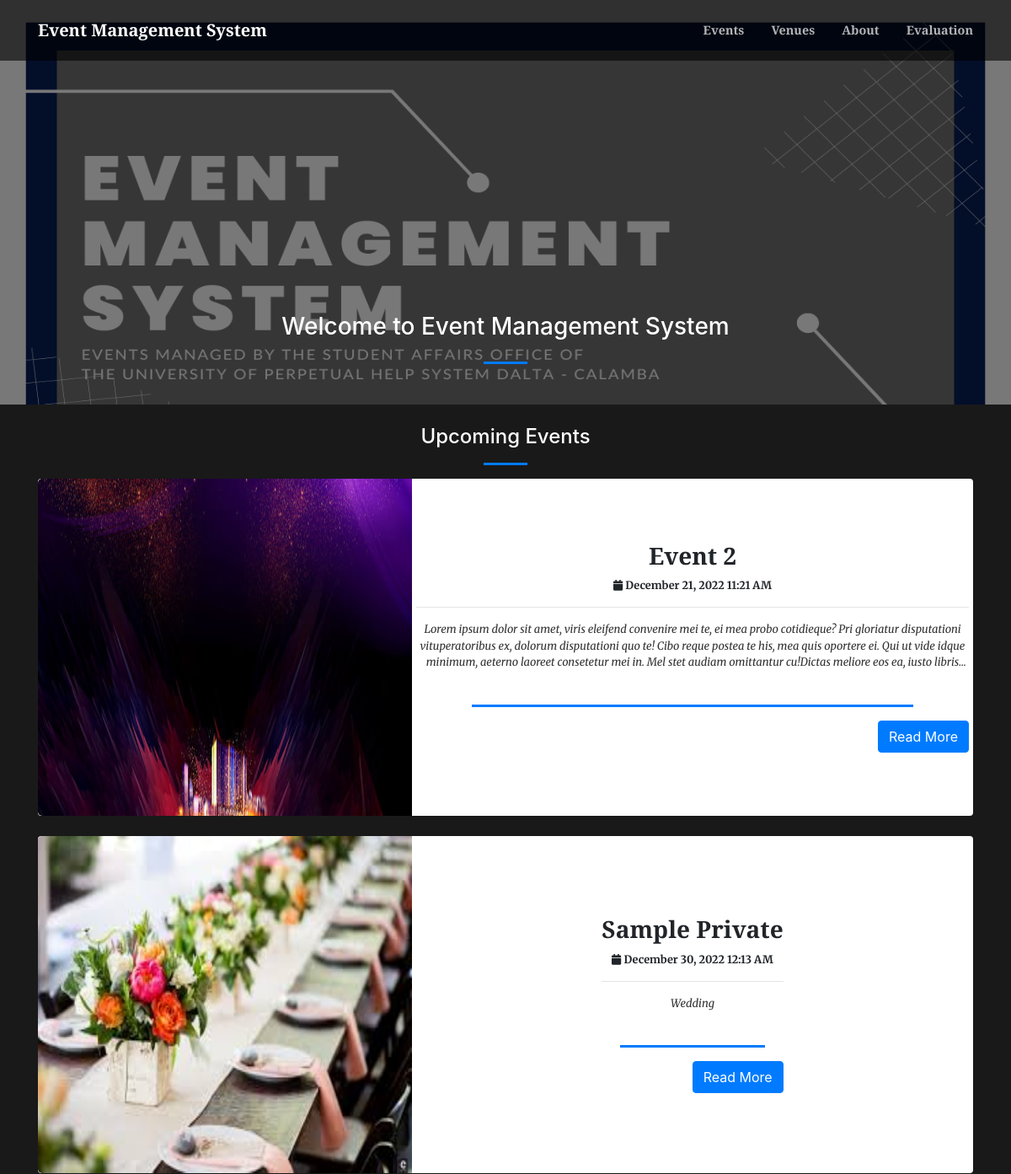
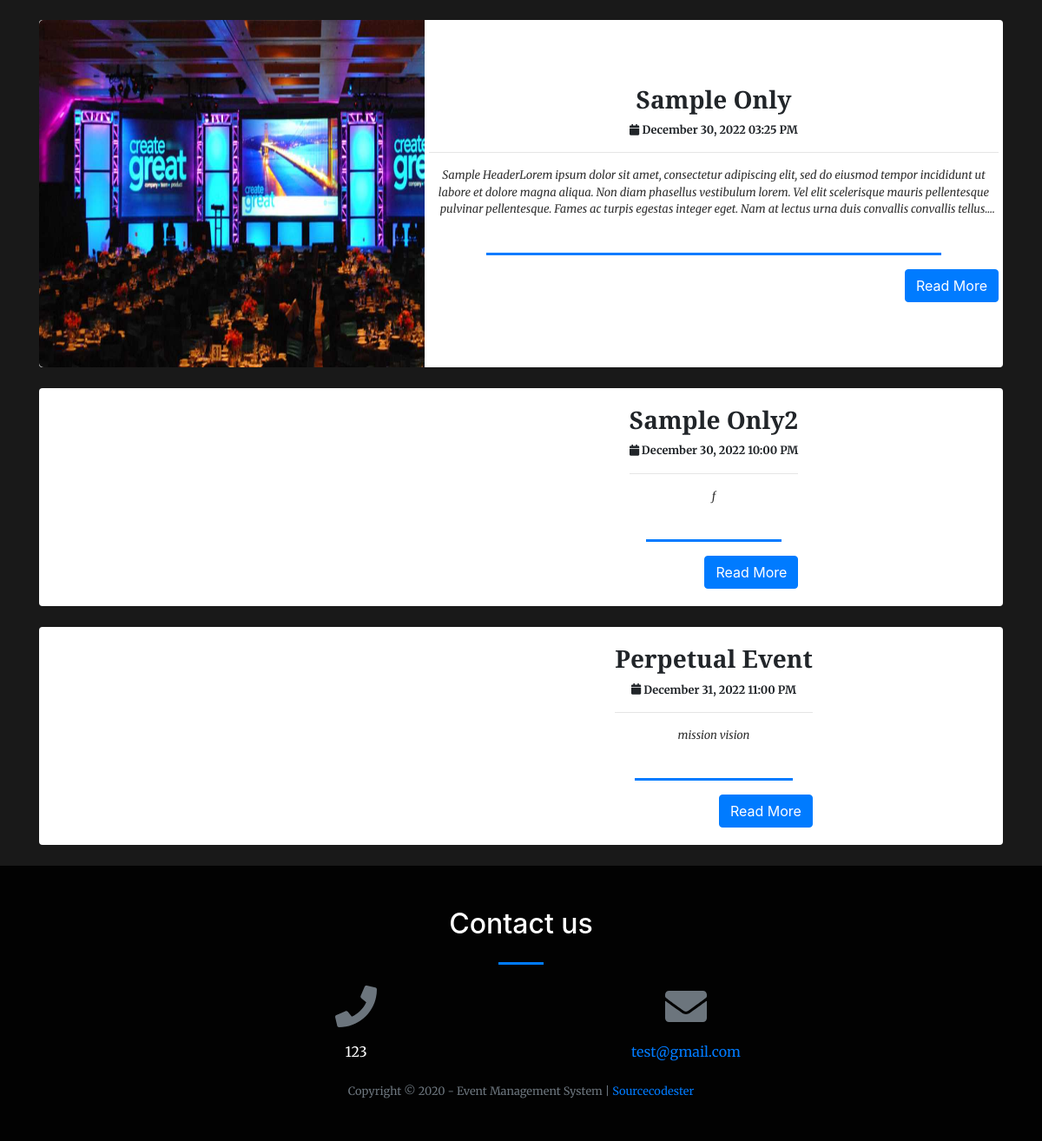
The page / on the database its author committed (2 pictures, top to bottom).
### tables this page shows
CREATE TABLE `events` (
  `id` int(30) NOT NULL,
  `venue_id` int(30) NOT NULL,
  `event` text NOT NULL,
  `description` text NOT NULL,
  `schedule` datetime NOT NULL,
  `type` tinyint(1) NOT NULL DEFAULT 1 COMMENT '1=Public, 2-Private',
  `audience_capacity` int(30) NOT NULL,
  `payment_type` tinyint(1) NOT NULL DEFAULT 1 COMMENT '1=Free,payable',
  `amount` double NOT NULL DEFAULT 0,
  `banner` text NOT NULL,
  `date_created` datetime NOT NULL,
  `statusevent` tinyint(1) NOT NULL
);

### home.php (the view, shortened to what this page needs)
<?php
include 'admin/db_connect.php';
?>
        <header class="masthead">
            <div class="container-fluid h-100">
                <div class="row h-100 align-items-center justify-content-center text-center">
                    <div class="col-lg-8 align-self-end mb-4 page-title">
                    	<h3 class="text-white">Welcome to <?php echo $_SESSION['system']['name']; ?></h3>
                        <hr class="divider my-4" />
                    </div>
                </div>
            </div>
        </header>
            <div class="container mt-3 pt-2">
                <h4 class="text-center text-white">Upcoming Events</h4>
                <hr class="divider">
                <?php
                $event = $conn->query("SELECT e.*,v.venue FROM events e inner join venue v on v.id=e.venue_id where date_format(e.schedule,'%Y-%m%-d') >= '".date('Y-m-d')."' and e.type = 1 order by unix_timestamp(e.schedule) asc");
                while($row = $event->fetch_assoc()):
                    $trans = get_html_translation_table(HTML_ENTITIES,ENT_QUOTES);
                    unset($trans["\""], $trans["<"], $trans[">"], $trans["<h2"]);
                    $desc = strtr(html_entity_decode($row['description']),$trans);
                    $desc=str_replace(array("<li>","</li>"), array("",","), $desc);
                ?>
                <div class="card event-list" data-id="<?php echo $row['id'] ?>">
                     <div class='banner'>
                        <?php if(!empty($row['banner'])): ?>
                            <img src="admin/assets/uploads/<?php echo($row['banner']) ?>" alt="">
                        <?php endif; ?>
                    </div>
                    <div class="card-body">
                        <div class="row  align-items-center justify-content-center text-center h-100">
                            <div class="">
                                <h3><b class="filter-txt"><?php echo ucwords($row['event']) ?></b></h3>
                                <div><small><p><b><i class="fa fa-calendar"></i> <?php echo date("F d, Y h:i A",strtotime($row['schedule'])) ?></b></p></small></div>
                                <hr>
                                <larger class="truncate filter-txt"><?php echo strip_tags($desc) ?></larger>
                                <br>
                                <hr class="divider"  style="max-width: calc(80%)">
                                <button class="btn btn-primary float-right read_more" data-id="<?php echo $row['id'] ?>">Read More</button>
                            </div>
                        </div>
                    </div>
                </div>
                <br>
                <?php endwhile; ?>
            </div>

### index.php (style rules this page uses)
header.masthead { background: url('admin/assets/img/1.png'); background-repeat: no-repeat; background-size: 100% 600px; }
body, footer { background: #000000e6 !important; }

### home.php (style rules this page uses)
.event-list { cursor: pointer; }
.banner { display: flex; justify-content: center; align-items: center; min-height: 26vh; width: calc(30%); }
.banner img { width: calc(100%); height: calc(100%); cursor :pointer; }
.event-list { cursor: pointer; border: unset; flex-direction: inherit; }
.event-list .banner { width: calc(40%) }
.event-list .card-body { width: calc(60%) }
.event-list .banner img { border-top-left-radius: 5px; border-bottom-left-radius: 5px; min-height: 50vh; }
.banner { min-height: calc(100%) }

### rows shown on the page
events: banner (picture), event "Event 2", schedule "December 21, 2022 11:21 AM", description "Lorem ipsum dolor sit amet, viris eleifend convenire mei te, ei mea probo cotidieque? Pri gloriatur disputationi vituperatoribus ex, dolorum disputationi quo te! Cibo reque postea te his, mea quis oportere ei. Qui ut vide idque minimum, aeterno laoreet consetetur mei in. Mel stet audiam omittantur cu!Dictas meliore eos ea, iusto…"
events: banner (picture), event "Sample Private", schedule "December 30, 2022 12:13 AM", description "Wedding"
events: banner (picture), event "Sample Only", schedule "December 30, 2022 03:25 PM", description "Sample HeaderLorem ipsum dolor sit amet, consectetur adipiscing elit, sed do eiusmod tempor incididunt ut labore et dolore magna aliqua. Non diam phasellus vestibulum lorem. Vel elit scelerisque mauris pellentesque pulvinar pellentesque. Fames ac turpis egestas integer eget. Nam at lectus urna duis convallis convallis…"
events: event "Sample Only2", schedule "December 30, 2022 10:00 PM", description "f"
events: event "Perpetual Event", schedule "December 31, 2022 11:00 PM", description "mission vision"

### other values the page prints
$_SESSION['system']['name'] "Event Management System"
$_SESSION['system']['contact'] "123"
$_SESSION['system']['email'] "test@gmail.com"
